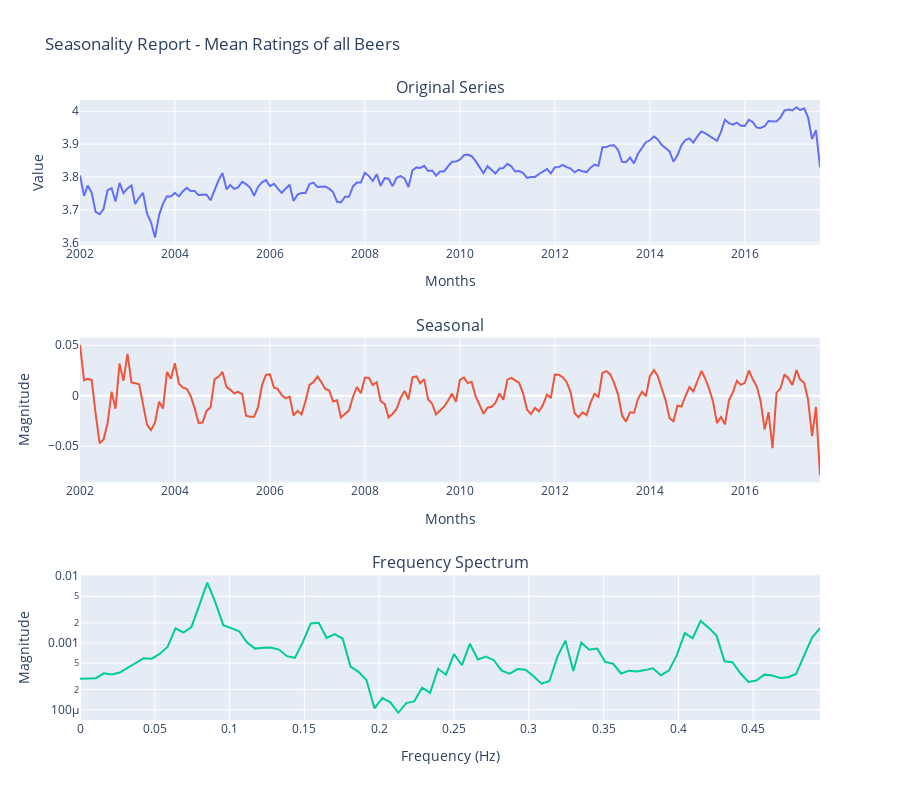

This figure's notebook cell:
### Markdown cell above
## plot and report

note that since the FFT is discrete, we dont have a value for frequency 0.083, 
but only 0.085. This for a year-periodic signal it will give 11.75 months as main period, instead of 12.

### Code cell
# plot 
plot = sm.seasonality_report_plot(df_processed_mean, "Seasonality Report - Mean Ratings of all Beers")
plot.show()

      
# metrics

peak_ratio, avg_amplitude = sm.timeseries_seasonality_metric(df_processed_mean)


print(f"peak_ratio: {peak_ratio}.      avg_amplitude: {avg_amplitude}")

### Figure 1 — Plotly figure (JSON) as saved in the notebook; plotly's stock layout.template omitted (floating-point values rounded to 4 significant figures; data arrays with more than 128 entries replaced by an {"elided": "..."} marker saying what was removed)
{"data": [{"name": "Original", "type": "scatter", "x": {"elided": "188 str values"}, "xaxis": "x", "y": {"elided": "188 float values"}, "yaxis": "y"}, {"name": "Seasonal", "type": "scatter", "x": {"elided": "188 str values"}, "xaxis": "x2", "y": {"elided": "188 float values"}, "yaxis": "y2"}, {"mode": "lines", "name": "Frequency Spectrum (log)", "type": "scatter", "x": [0, 0.005319, 0.01064, 0.01596, 0.02128, 0.0266, 0.03191, 0.03723, 0.04255, 0.04787, 0.05319, 0.05851, 0.06383, 0.06915, 0.07447, 0.07979, 0.08511, 0.09043, 0.09574, 0.1011, 0.1064, 0.1117, 0.117, 0.1223, 0.1277, 0.133, 0.1383, 0.1436, 0.1489, 0.1543, 0.1596, 0.1649, 0.1702, 0.1755, 0.1809, 0.1862, 0.1915, 0.1968, 0.2021, 0.2074, 0.2128, 0.2181, 0.2234, 0.2287, 0.234, 0.2394, 0.2447, 0.25, 0.2553, 0.2606, 0.266, 0.2713, 0.2766, 0.2819, 0.2872, 0.2926, 0.2979, 0.3032, 0.3085, 0.3138, 0.3191, 0.3245, 0.3298, 0.3351, 0.3404, 0.3457, 0.3511, 0.3564, 0.3617, 0.367, 0.3723, 0.3777, 0.383, 0.3883, 0.3936, 0.3989, 0.4043, 0.4096, 0.4149, 0.4202, 0.4255, 0.4309, 0.4362, 0.4415, 0.4468, 0.4521, 0.4574, 0.4628, 0.4681, 0.4734, 0.4787, 0.484, 0.4894, 0.4947], "xaxis": "x3", "y": [0.0002913, 0.0002914, 0.0002965, 0.0003505, 0.0003362, 0.0003598, 0.0004245, 0.0004903, 0.0005912, 0.0005817, 0.000683, 0.0008735, 0.001651, 0.001434, 0.001723, 0.003685, 0.00804, 0.004103, 0.001848, 0.001672, 0.001496, 0.001017, 0.0008227, 0.0008469, 0.0008574, 0.0007964, 0.0006334, 0.0005985, 0.001028, 0.001965, 0.00201, 0.001192, 0.001354, 0.001165, 0.0004436, 0.0003695, 0.0002789, 0.0001047, 0.0001499, 0.0001291, 8.988e-05, 0.0001254, 0.0001328, 0.0002139, 0.0001788, 0.0004099, 0.000334, 0.0006811, 0.0004637, 0.0009772, 0.0005646, 0.0006245, 0.0005514, 0.0003847, 0.0003474, 0.0004064, 0.0003975, 0.0003164, 0.0002452, 0.0002685, 0.0006241, 0.001083, 0.0003806, 0.001015, 0.0007939, 0.0008238, 0.00052, 0.000488, 0.000349, 0.0003842, 0.0003724, 0.0003919, 0.0004167, 0.0003286, 0.0003848, 0.0006499, 0.001406, 0.001175, 0.002142, 0.001697, 0.001289, 0.0005313, 0.000514, 0.0003511, 0.0002598, 0.0002739, 0.000335, 0.0003254, 0.0002979, 0.0003067, 0.0003437, 0.0006438, 0.001204, 0.001671], "yaxis": "y3"}], "layout": {"annotations": [{"font": {"size": 16}, "showarrow": false, "text": "Original Series", "x": 0.5, "xanchor": "center", "xref": "paper", "y": 1.0, "yanchor": "bottom", "yref": "paper"}, {"font": {"size": 16}, "showarrow": false, "text": "Seasonal", "x": 0.5, "xanchor": "center", "xref": "paper", "y": 0.6167, "yanchor": "bottom", "yref": "paper"}, {"font": {"size": 16}, "showarrow": false, "text": "Frequency Spectrum", "x": 0.5, "xanchor": "center", "xref": "paper", "y": 0.2333, "yanchor": "bottom", "yref": "paper"}], "height": 800, "showlegend": false, "title": {"text": "Seasonality Report - Mean Ratings of all Beers"}, "xaxis": {"anchor": "y", "domain": [0, 1], "title": {"text": "Months"}}, "xaxis2": {"anchor": "y2", "domain": [0, 1], "title": {"text": "Months"}}, "xaxis3": {"anchor": "y3", "domain": [0, 1], "title": {"text": "Frequency (Hz)"}}, "yaxis": {"anchor": "x", "domain": [0.7667, 1.0], "title": {"text": "Value"}}, "yaxis2": {"anchor": "x2", "domain": [0.3833, 0.6167], "title": {"text": "Magnitude"}}, "yaxis3": {"anchor": "x3", "domain": [0, 0.2333], "title": {"text": "Magnitude"}, "type": "log"}}}
